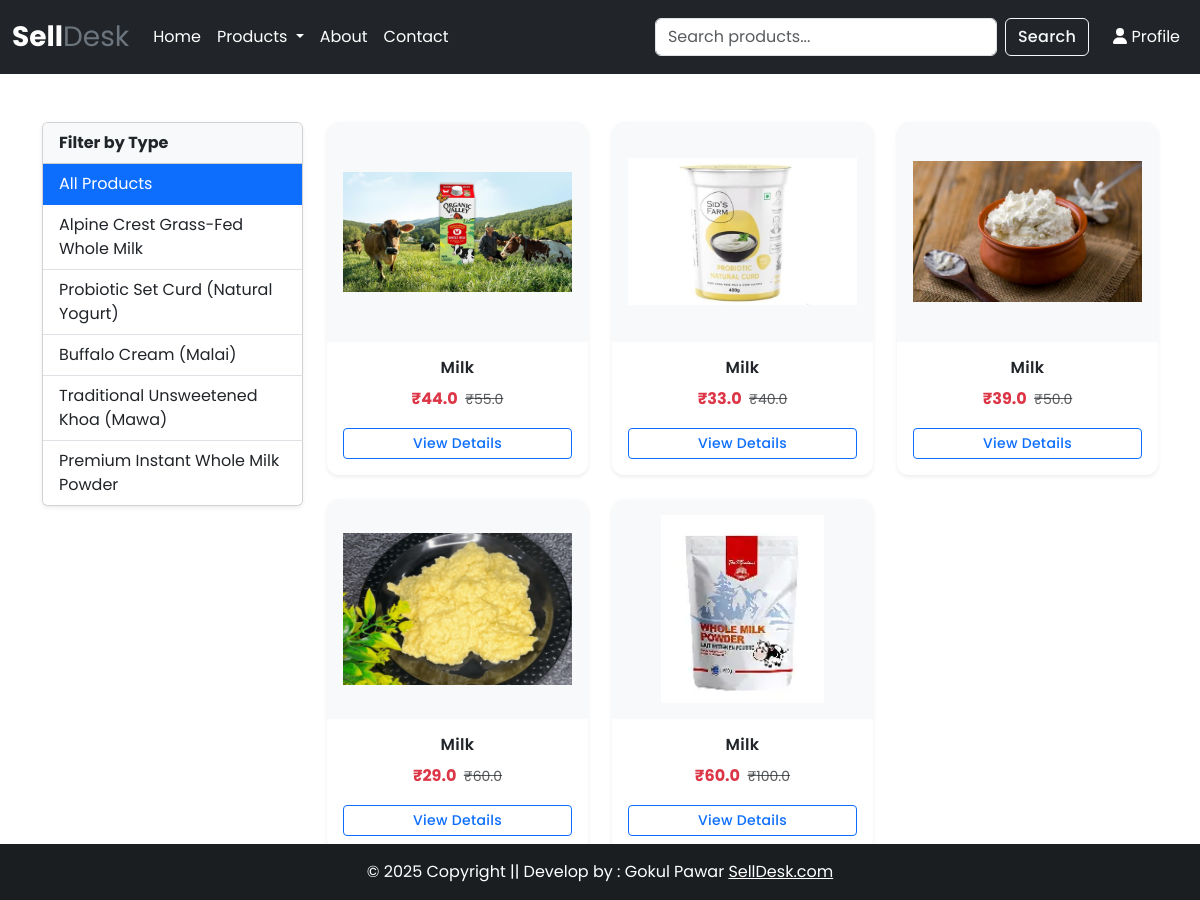
/category/ML/ (signed in), run on the app's committed database.
### app/models.py (models this page shows, shortened)
class Product(models.Model):
    category = models.CharField(
        max_length=2,
        choices=CATEGORY_CHOICES
    )
    subcategory = models.CharField(
        max_length=100,
        blank=True,
        null=True,
        help_text="Example: Cow Milk, Buffalo Milk"
    )
    title = models.CharField(max_length=200)
    selling_price = models.FloatField()
    discounted_price = models.FloatField()
    product_image = models.ImageField(
        upload_to='product'
    )
    description = models.TextField(
        blank=True,
        help_text="Detailed product description"
    )
    composition = models.CharField(
        max_length=255,
        blank=True,
        help_text="Example: 100% Cow Milk"
    )
    prodapp = models.CharField(
        max_length=255,
        blank=True,
        verbose_name="Product Application",
        help_text="Example: Tea, Coffee, Daily Consumption"
    )

### app/views.py (the view)
# urls.py: path('category/<str:val>/', views.CategoryView.as_view(), name='category'),
class CategoryView(LoginRequiredMixin, View):
    login_url = 'login'
    def get(self, request, val):
        products = Product.objects.filter(category=val)
        subcategories = (
            Product.objects
            .filter(category=val)
            .values_list('subcategory', flat=True)
            .distinct()
        )
        context = {
            'product': products,
            'subcategories': subcategories,
            'active_category': val,
        }
        return render(request, 'app/category.html', context)

### app/templates/app/category.html (shortened to what this page needs)
{% extends "app/base.html" %}
{% load static %}
{% block main-content %}
<div class="container my-5">
  <div class="row">
    <div class="col-md-3 mb-4">
      <div class="card shadow-sm">
        <div class="card-header fw-bold bg-light">
          Filter by Type
        </div>
        <div class="list-group list-group-flush">
          <a href="{% url 'category' active_category %}"
             class="list-group-item list-group-item-action
             {% if not request.GET.subcategory %}active{% endif %}">
            All Products
          </a>
          {% for sub in subcategories %}
            {% if sub %}
              <a href="?subcategory={{ sub }}"
                 class="list-group-item list-group-item-action
                 {% if request.GET.subcategory == sub %}active{% endif %}">
                {{ sub }}
              </a>
            {% endif %}
          {% empty %}
            <span class="list-group-item text-muted small">
              No subcategories available
            </span>
          {% endfor %}
        </div>
      </div>
    </div>
    <div class="col-md-9">
      {% if product %}
      <div class="row g-4">
        {% for prod in product %}
        <div class="col-lg-4 col-md-6 col-sm-6">
          <div class="card h-100 shadow-sm product-card border-0">
            <a href="{% url 'product-detail' prod.id %}">
              <img src="{{ prod.product_image.url }}"
                   class="card-img-top p-3"
                   alt="{{ prod.title }}"
                   style="
                     height: 220px;
                     object-fit: contain;
                     background: #f8f9fa;
                   ">
            </a>
            <div class="card-body text-center d-flex flex-column px-3 pb-3">
              <h6 class="fw-semibold mb-2 text-truncate">
                {{ prod.title }}
              </h6>
              <div class="mb-3">
                <span class="text-danger fw-bold fs-6">
                  ₹{{ prod.discounted_price }}
                </span>
                <small class="text-muted text-decoration-line-through ms-1">
                  ₹{{ prod.selling_price }}
                </small>
              </div>
              <a href="{% url 'product-detail' prod.id %}"
                 class="btn btn-sm btn-outline-primary mt-auto w-100">
                View Details
              </a>
            </div>
          </div>
        </div>
        {% endfor %}
      </div>
      {% else %}
      <div class="alert alert-warning text-center">
        No products available in this category.
      </div>
      {% endif %}
    </div>
  </div>
</div>
{% endblock main-content %}

### app/templates/app/base.html (shortened to what this page needs)
<!DOCTYPE html>
{% load static %}
<html lang="en">
  <head>
    <link
      href="https://cdn.jsdelivr.net/npm/bootstrap@5.3.8/dist/css/bootstrap.min.css"
      rel="stylesheet"
    />
    <link rel="stylesheet" href="{% static '../static/app/css/owl.carousel.min.css' %}" />
    <link rel="stylesheet" href="{% static '../static/app/css/all.min.css' %}" />
    <link rel="stylesheet" href="{% static '../static/app/css/style.css' %}" />
    <link
    rel="stylesheet"
    href="https://cdnjs.cloudflare.com/ajax/libs/font-awesome/6.5.1/css/all.min.css"
    />
    <link
    rel="stylesheet"
    href="https://cdnjs.cloudflare.com/ajax/libs/font-awesome/6.5.1/css/all.min.css"
  />
  </head>
  <body>
<nav class="navbar navbar-expand-lg navbar-dark bg-dark">
  <div class="container-fluid">
    <a class="navbar-brand fw-bold fs-3" href="/">
      Sell<span class="text-secondary">Desk</span>
    </a>
    <div class="collapse navbar-collapse" id="navbarMain">
      <ul class="navbar-nav me-auto mb-2 mb-lg-0">
        <li class="nav-item">
          <a class="nav-link active text-white" href="{% url 'home' %}">Home</a>
        </li>
        <li class="nav-item dropdown ">
          <a class="nav-link dropdown-toggle text-white" href="" data-bs-toggle="dropdown">
            Products
          </a>
        </li>
        <li class="nav-item ">
          <a class="nav-link text-white" href="{% url 'about' %}">About</a>
        </li>
        <li class="nav-item">
          <a class="nav-link text-white" href="{% url 'contact' %}">Contact</a>
        </li>
      </ul>
      <form class="d-flex me-3" method="GET" action="{% url 'search' %}">
          <input class="form-control me-2"
                type="search"
                name="q"
                placeholder="Search products..."
                required>
          <button class="btn btn-outline-light" type="submit">
            Search
          </button>
        </form>
      <ul class="navbar-nav mb-2 mb-lg-0">
        {% if user.is_authenticated %}
          <li class="nav-item">
            <a class="nav-link text-white" href="{% url 'profile' %}">
              <i class="fa-solid fa-user"></i> Profile
            </a>
          </li>
        {% endif %}
      </ul>
    </div>
  </div>
</nav>
    {% block main-content %}{% endblock main-content %}
    <footer class="bg-dark text-center fixed-bottom text-lg-start text-white mt-5">
      <div
        class="text-center p-3"
        style="background-color: rgba(0, 0, 0, 0.2)"
      >
        © 2025 Copyright || Develop by : Gokul Pawar
        <a class="text-white" href="https://selldesk.com/">SellDesk.com</a>
      </div>
  </body>
</html>

### app/static/app/css/style.css (style rules this page uses)
* { font-family: 'Poppins', system-ui, -apple-system, BlinkMacSystemFont, 'Segoe UI', Roboto, 'Helvetica Neue', Arial, sans-serif; }
h1, h2, h3, h4, h5, h6 { font-weight: 600; letter-spacing: 0.3px; }
p, li, span, small { font-weight: 400; line-height: 1.7; }
.btn { font-weight: 500; letter-spacing: 0.3px; }
.price, .text-danger { font-weight: 600; }
.navbar { font-weight: 500; }
.product-card { background: #fff; border-radius: 12px; overflow: hidden; box-shadow: 0 10px 25px rgba(0,0,0,0.08); transition: 0.3s; }
.product-card img { width: 100%; height: 200px; object-fit: cover; }
.product-card h6, .productdetail h1 { font-weight: 600; }

### data on the page
Product: product_image (picture), title "Milk", discounted_price "44.0", selling_price "55.0"
Product: product_image (picture), title "Milk", discounted_price "33.0", selling_price "40.0"
Product: product_image (picture), title "Milk", discounted_price "39.0", selling_price "50.0"
Product: product_image (picture), title "Milk", discounted_price "29.0", selling_price "60.0"
Product: product_image (picture), title "Milk", discounted_price "60.0", selling_price "100.0"

### other printed values
{{ sub }} "Alpine Crest Grass-Fed Whole Milk" "Probiotic Set Curd (Natural Yogurt)" "Buffalo Cream (Malai)" "Traditional Unsweetened Khoa (Mawa)" "Premium Instant Whole Milk Powder"
